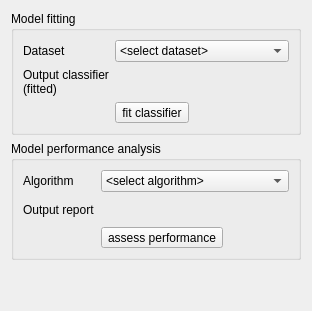
          <widget class="QWidget" name="tab_21">
           <attribute name="title">
            <string>Model</string>
           </attribute>
           <layout class="QVBoxLayout" name="verticalLayout">
            <item>
             <widget class="QGroupBox" name="groupBox_2">
              <property name="title">
               <string>Model fitting</string>
              </property>
              <property name="flat">
               <bool>true</bool>
              </property>
              <property name="checkable">
               <bool>false</bool>
              </property>
              <layout class="QFormLayout" name="formLayout_2">
               <item row="0" column="0">
                <widget class="QLabel" name="label_73">
                 <property name="text">
                  <string>Dataset</string>
                 </property>
                </widget>
               </item>
               <item row="0" column="1">
                <widget class="QComboBox" name="mDataFit">
                 <item>
                  <property name="text">
                   <string>&lt;select dataset&gt;</string>
                  </property>
                 </item>
                 <item>
                  <property name="text">
                   <string>dataset</string>
                  </property>
                 </item>
                 <item>
                  <property name="text">
                   <string>dataset (split)</string>
                  </property>
                 </item>
                 <item>
                  <property name="text">
                   <string>dataset (clustered)</string>
                  </property>
                 </item>
                 <item>
                  <property name="text">
                   <string>dataset (ranked)</string>
                  </property>
                 </item>
                </widget>
               </item>
               <item row="1" column="0">
                <widget class="QLabel" name="label_70">
                 <property name="text">
                  <string>Output classifier
(fitted)</string>
                 </property>
                 <property name="alignment">
                  <set>Qt::AlignLeading|Qt::AlignLeft|Qt::AlignVCenter</set>
                 </property>
                </widget>
               </item>
               <item row="1" column="1">
                <layout class="QHBoxLayout" name="horizontalLayout_43">
                 <item>
                  <widget class="QgsFileWidget" name="mFileClassifierFitted">
                   <property name="sizePolicy">
                    <sizepolicy hsizetype="Preferred" vsizetype="Preferred">
                     <horstretch>2</horstretch>
                     <verstretch>0</verstretch>
                    </sizepolicy>
                   </property>
                   <property name="filter">
                    <string>*.pkl</string>
                   </property>
                   <property name="storageMode">
                    <enum>QgsFileWidget::SaveFile</enum>
                   </property>
                   <property name="relativeStorage">
                    <enum>QgsFileWidget::RelativeDefaultPath</enum>
                   </property>
                  </widget>
                 </item>
                 <item>
                  <widget class="QToolButton" name="mViewClassifierFitted">
                   <property name="toolTip">
                    <string/>
                   </property>
                   <property name="text">
                    <string/>
                   </property>
                   <property name="icon">
                    <iconset>
                     <normaloff>:/qt-project.org/styles/commonstyle/images/filecontents-128.png</normaloff>:/qt-project.org/styles/commonstyle/images/filecontents-128.png</iconset>
                   </property>
                   <property name="iconSize">
                    <size>
                     <width>16</width>
                     <height>16</height>
                    </size>
                   </property>
                   <property name="toolButtonStyle">
                    <enum>Qt::ToolButtonIconOnly</enum>
                   </property>
                   <property name="autoRaise">
                    <bool>true</bool>
                   </property>
                  </widget>
                 </item>
                </layout>
               </item>
               <item row="2" column="1">
                <widget class="QToolButton" name="mRunClassifierFit">
                 <property name="text">
                  <string>fit classifier</string>
                 </property>
                 <property name="icon">
                  <iconset>
                   <normaloff>:/images/themes/default/processingAlgorithm.svg</normaloff>:/images/themes/default/processingAlgorithm.svg</iconset>
                 </property>
                 <property name="toolButtonStyle">
                  <enum>Qt::ToolButtonTextBesideIcon</enum>
                 </property>
                </widget>
               </item>
              </layout>
             </widget>
            </item>
            <item>
             <widget class="QGroupBox" name="groupBox_3">
              <property name="title">
               <string>Model performance analysis</string>
              </property>
              <property name="flat">
               <bool>true</bool>
              </property>
              <property name="checkable">
               <bool>false</bool>
              </property>
              <layout class="QFormLayout" name="formLayout_3">
               <item row="0" column="1">
                <widget class="QComboBox" name="mAlgoClassifierPerformance">
                 <property name="currentIndex">
                  <number>0</number>
                 </property>
                 <item>
                  <property name="text">
                   <string>&lt;select algorithm&gt;</string>
                  </property>
                 </item>
                 <item>
                  <property name="text">
                   <string>cross-validation performance</string>
                  </property>
                 </item>
                 <item>
                  <property name="text">
                   <string>test dataset performance</string>
                  </property>
                 </item>
                 <item>
                  <property name="text">
                   <string>training dataset performance</string>
                  </property>
                 </item>
                </widget>
               </item>
               <item row="0" column="0">
                <widget class="QLabel" name="label_72">
                 <property name="text">
                  <string>Algorithm</string>
                 </property>
                </widget>
               </item>
               <item row="1" column="0">
                <widget class="QLabel" name="label_74">
                 <property name="text">
                  <string>Output report</string>
                 </property>
                 <property name="alignment">
                  <set>Qt::AlignLeading|Qt::AlignLeft|Qt::AlignVCenter</set>
                 </property>
                </widget>
               </item>
               <item row="1" column="1">
                <layout class="QHBoxLayout" name="horizontalLayout_45">
                 <item>
                  <widget class="QgsFileWidget" name="mFileClassifierPerformanceReport">
                   <property name="enabled">
                    <bool>true</bool>
                   </property>
                   <property name="sizePolicy">
                    <sizepolicy hsizetype="Preferred" vsizetype="Preferred">
                     <horstretch>2</horstretch>
                     <verstretch>0</verstretch>
                    </sizepolicy>
                   </property>
                   <property name="fileWidgetButtonVisible">
                    <bool>true</bool>
                   </property>
                   <property name="filter">
                    <string>*.html</string>
                   </property>
                   <property name="storageMode">
                    <enum>QgsFileWidget::SaveFile</enum>
                   </property>
                   <property name="relativeStorage">
                    <enum>QgsFileWidget::RelativeDefaultPath</enum>
                   </property>
                  </widget>
                 </item>
                 <item>
                  <widget class="QToolButton" name="mViewClassifierPerformanceReport">
                   <property name="toolTip">
                    <string/>
                   </property>
                   <property name="text">
                    <string/>
                   </property>
                   <property name="icon">
                    <iconset>
                     <normaloff>:/qt-project.org/styles/commonstyle/images/filecontents-128.png</normaloff>:/qt-project.org/styles/commonstyle/images/filecontents-128.png</iconset>
                   </property>
                   <property name="iconSize">
                    <size>
                     <width>16</width>
                     <height>16</height>
                    </size>
                   </property>
                   <property name="toolButtonStyle">
                    <enum>Qt::ToolButtonIconOnly</enum>
                   </property>
                   <property name="autoRaise">
                    <bool>true</bool>
                   </property>
                  </widget>
                 </item>
                </layout>
               </item>
               <item row="3" column="1">
                <widget class="QToolButton" name="mRunClassifierPerformance">
                 <property name="text">
                  <string>assess performance</string>
                 </property>
                 <property name="icon">
                  <iconset>
                   <normaloff>:/images/themes/default/processingAlgorithm.svg</normaloff>:/images/themes/default/processingAlgorithm.svg</iconset>
                 </property>
                 <property name="toolButtonStyle">
                  <enum>Qt::ToolButtonTextBesideIcon</enum>
                 </property>
                </widget>
               </item>
              </layout>
             </widget>
            </item>
            <item>
             <spacer name="verticalSpacer">
              <property name="orientation">
               <enum>Qt::Vertical</enum>
              </property>
              <property name="sizeHint" stdset="0">
               <size>
                <width>20</width>
                <height>40</height>
               </size>
              </property>
             </spacer>
            </item>
           </layout>
          </widget>
